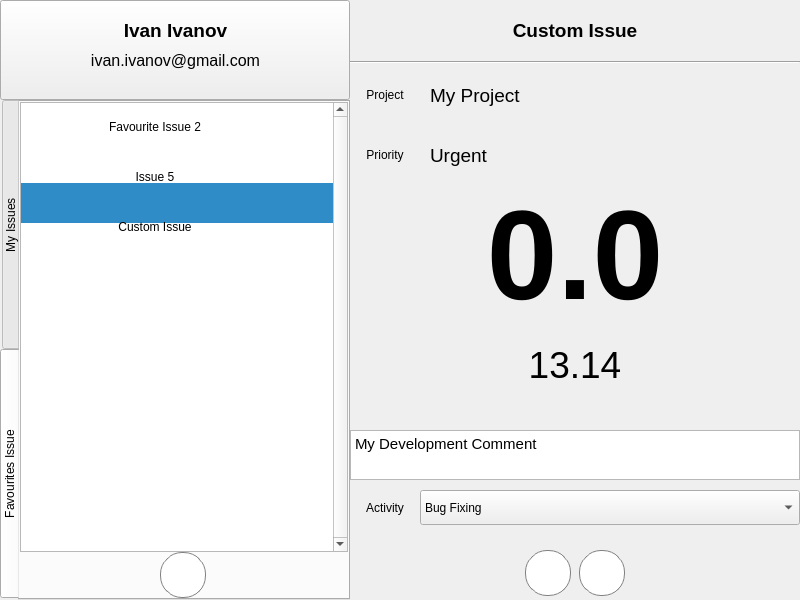
<?xml version="1.0" encoding="UTF-8"?>
<ui version="4.0">
 <class>MainWindow</class>
 <widget class="QMainWindow" name="MainWindow">
  <property name="geometry">
   <rect>
    <x>0</x>
    <y>0</y>
    <width>800</width>
    <height>600</height>
   </rect>
  </property>
  <property name="windowTitle">
   <string>Redmine Tracker</string>
  </property>
  <widget class="QWidget" name="centralwidget">
   <widget class="QPushButton" name="user">
    <property name="geometry">
     <rect>
      <x>0</x>
      <y>0</y>
      <width>350</width>
      <height>100</height>
     </rect>
    </property>
    <property name="text">
     <string/>
    </property>
   </widget>
   <widget class="QLabel" name="user_mail">
    <property name="geometry">
     <rect>
      <x>0</x>
      <y>50</y>
      <width>351</width>
      <height>21</height>
     </rect>
    </property>
    <property name="font">
     <font>
      <pointsize>12</pointsize>
     </font>
    </property>
    <property name="text">
     <string>ivan.ivanov@gmail.com</string>
    </property>
    <property name="alignment">
     <set>Qt::AlignCenter</set>
    </property>
    <property name="wordWrap">
     <bool>true</bool>
    </property>
   </widget>
   <widget class="QLabel" name="user_name">
    <property name="geometry">
     <rect>
      <x>0</x>
      <y>20</y>
      <width>351</width>
      <height>21</height>
     </rect>
    </property>
    <property name="font">
     <font>
      <pointsize>14</pointsize>
      <weight>75</weight>
      <bold>true</bold>
     </font>
    </property>
    <property name="styleSheet">
     <string notr="true">color: black;</string>
    </property>
    <property name="text">
     <string>Ivan Ivanov</string>
    </property>
    <property name="textFormat">
     <enum>Qt::AutoText</enum>
    </property>
    <property name="alignment">
     <set>Qt::AlignCenter</set>
    </property>
    <property name="wordWrap">
     <bool>true</bool>
    </property>
   </widget>
   <widget class="QTabWidget" name="issues_3">
    <property name="geometry">
     <rect>
      <x>0</x>
      <y>100</y>
      <width>350</width>
      <height>500</height>
     </rect>
    </property>
    <property name="styleSheet">
     <string notr="true">QTabBar::tab {
	height: 249px;
	width: 20px;
	color: black;
}</string>
    </property>
    <property name="tabPosition">
     <enum>QTabWidget::West</enum>
    </property>
    <property name="currentIndex">
     <number>1</number>
    </property>
    <property name="elideMode">
     <enum>Qt::ElideNone</enum>
    </property>
    <widget class="QWidget" name="my_issues">
     <attribute name="title">
      <string>My Issues</string>
     </attribute>
     <widget class="QListWidget" name="issues">
      <property name="geometry">
       <rect>
        <x>0</x>
        <y>0</y>
        <width>328</width>
        <height>500</height>
       </rect>
      </property>
      <property name="verticalScrollBarPolicy">
       <enum>Qt::ScrollBarAlwaysOn</enum>
      </property>
      <property name="horizontalScrollBarPolicy">
       <enum>Qt::ScrollBarAlwaysOff</enum>
      </property>
      <property name="dragEnabled">
       <bool>false</bool>
      </property>
      <property name="currentRow">
       <number>-1</number>
      </property>
      <item>
       <property name="text">
        <string/>
       </property>
       <property name="font">
        <font>
         <pointsize>26</pointsize>
        </font>
       </property>
       <property name="flags">
        <set>ItemIsSelectable|ItemIsUserCheckable|ItemIsEnabled</set>
       </property>
      </item>
      <item>
       <property name="text">
        <string/>
       </property>
       <property name="font">
        <font>
         <pointsize>26</pointsize>
        </font>
       </property>
      </item>
      <item>
       <property name="text">
        <string/>
       </property>
       <property name="font">
        <font>
         <pointsize>26</pointsize>
        </font>
       </property>
      </item>
      <item>
       <property name="text">
        <string/>
       </property>
       <property name="font">
        <font>
         <pointsize>26</pointsize>
        </font>
       </property>
      </item>
      <item>
       <property name="text">
        <string/>
       </property>
       <property name="font">
        <font>
         <pointsize>26</pointsize>
        </font>
       </property>
      </item>
     </widget>
     <widget class="QPushButton" name="issue5_button">
      <property name="geometry">
       <rect>
        <x>280</x>
        <y>212</y>
        <width>25</width>
        <height>25</height>
       </rect>
      </property>
      <property name="styleSheet">
       <string notr="true">border: none;</string>
      </property>
      <property name="text">
       <string/>
      </property>
      <property name="icon">
       <iconset resource="resources.qrc">
        <normaloff>:/favourite/not_favourite.png</normaloff>
        <normalon>:/favourite/favourite.png</normalon>:/favourite/not_favourite.png</iconset>
      </property>
      <property name="checkable">
       <bool>true</bool>
      </property>
      <property name="checked">
       <bool>true</bool>
      </property>
     </widget>
     <widget class="QPushButton" name="issue1_button">
      <property name="geometry">
       <rect>
        <x>280</x>
        <y>12</y>
        <width>25</width>
        <height>25</height>
       </rect>
      </property>
      <property name="styleSheet">
       <string notr="true">border: none;</string>
      </property>
      <property name="text">
       <string/>
      </property>
      <property name="icon">
       <iconset resource="resources.qrc">
        <normaloff>:/favourite/not_favourite.png</normaloff>
        <normalon>:/favourite/favourite.png</normalon>:/favourite/not_favourite.png</iconset>
      </property>
      <property name="checkable">
       <bool>true</bool>
      </property>
      <property name="checked">
       <bool>false</bool>
      </property>
     </widget>
     <widget class="QLabel" name="issue5_label">
      <property name="geometry">
       <rect>
        <x>0</x>
        <y>200</y>
        <width>270</width>
        <height>50</height>
       </rect>
      </property>
      <property name="styleSheet">
       <string notr="true">color: black</string>
      </property>
      <property name="text">
       <string>Issue 5</string>
      </property>
      <property name="alignment">
       <set>Qt::AlignCenter</set>
      </property>
      <property name="wordWrap">
       <bool>true</bool>
      </property>
     </widget>
     <widget class="QLabel" name="issue3_label">
      <property name="geometry">
       <rect>
        <x>0</x>
        <y>100</y>
        <width>270</width>
        <height>50</height>
       </rect>
      </property>
      <property name="styleSheet">
       <string notr="true">color: black</string>
      </property>
      <property name="text">
       <string>Issue 3</string>
      </property>
      <property name="alignment">
       <set>Qt::AlignCenter</set>
      </property>
      <property name="wordWrap">
       <bool>true</bool>
      </property>
     </widget>
     <widget class="QPushButton" name="issue2_button">
      <property name="geometry">
       <rect>
        <x>280</x>
        <y>62</y>
        <width>27</width>
        <height>29</height>
       </rect>
      </property>
      <property name="styleSheet">
       <string notr="true">border: none;</string>
      </property>
      <property name="text">
       <string/>
      </property>
      <property name="icon">
       <iconset resource="resources.qrc">
        <normaloff>:/favourite/not_favourite.png</normaloff>
        <normalon>:/favourite/favourite.png</normalon>:/favourite/not_favourite.png</iconset>
      </property>
      <property name="checkable">
       <bool>true</bool>
      </property>
      <property name="checked">
       <bool>true</bool>
      </property>
     </widget>
     <widget class="QLabel" name="issue2_label">
      <property name="geometry">
       <rect>
        <x>0</x>
        <y>50</y>
        <width>270</width>
        <height>50</height>
       </rect>
      </property>
      <property name="styleSheet">
       <string notr="true">color: black</string>
      </property>
      <property name="text">
       <string>Favourite Issue 2</string>
      </property>
      <property name="alignment">
       <set>Qt::AlignCenter</set>
      </property>
      <property name="wordWrap">
       <bool>true</bool>
      </property>
     </widget>
     <widget class="QLabel" name="issue4_label">
      <property name="geometry">
       <rect>
        <x>0</x>
        <y>150</y>
        <width>270</width>
        <height>50</height>
       </rect>
      </property>
      <property name="styleSheet">
       <string notr="true">color: black</string>
      </property>
      <property name="text">
       <string>Issue 4</string>
      </property>
      <property name="alignment">
       <set>Qt::AlignCenter</set>
      </property>
      <property name="wordWrap">
       <bool>true</bool>
      </property>
     </widget>
     <widget class="QPushButton" name="issue4_button">
      <property name="geometry">
       <rect>
        <x>280</x>
        <y>162</y>
        <width>25</width>
        <height>25</height>
       </rect>
      </property>
      <property name="styleSheet">
       <string notr="true">border: none;</string>
      </property>
      <property name="text">
       <string/>
      </property>
      <property name="icon">
       <iconset resource="resources.qrc">
        <normaloff>:/favourite/not_favourite.png</normaloff>
        <normalon>:/favourite/favourite.png</normalon>:/favourite/not_favourite.png</iconset>
      </property>
      <property name="checkable">
       <bool>true</bool>
      </property>
      <property name="checked">
       <bool>false</bool>
      </property>
     </widget>
     <widget class="QLabel" name="issue1_label">
      <property name="geometry">
       <rect>
        <x>0</x>
        <y>0</y>
        <width>270</width>
        <height>50</height>
       </rect>
      </property>
      <property name="styleSheet">
       <string notr="true">color: black</string>
      </property>
      <property name="text">
       <string>Issue 1</string>
      </property>
      <property name="alignment">
       <set>Qt::AlignCenter</set>
      </property>
      <property name="wordWrap">
       <bool>true</bool>
      </property>
     </widget>
     <widget class="QPushButton" name="issue3_button">
      <property name="geometry">
       <rect>
        <x>280</x>
        <y>112</y>
        <width>25</width>
        <height>25</height>
       </rect>
      </property>
      <property name="styleSheet">
       <string notr="true">border: none;</string>
      </property>
      <property name="text">
       <string/>
      </property>
      <property name="icon">
       <iconset resource="resources.qrc">
        <normaloff>:/favourite/not_favourite.png</normaloff>
        <normalon>:/favourite/favourite.png</normalon>:/favourite/not_favourite.png</iconset>
      </property>
      <property name="checkable">
       <bool>true</bool>
      </property>
      <property name="checked">
       <bool>false</bool>
      </property>
     </widget>
    </widget>
    <widget class="QWidget" name="favourite_issues">
     <property name="styleSheet">
      <string notr="true"/>
     </property>
     <attribute name="title">
      <string>Favourites Issue</string>
     </attribute>
     <widget class="QListWidget" name="issues_2">
      <property name="geometry">
       <rect>
        <x>0</x>
        <y>0</y>
        <width>328</width>
        <height>450</height>
       </rect>
      </property>
      <property name="verticalScrollBarPolicy">
       <enum>Qt::ScrollBarAlwaysOn</enum>
      </property>
      <property name="dragEnabled">
       <bool>false</bool>
      </property>
      <property name="currentRow">
       <number>2</number>
      </property>
      <item>
       <property name="text">
        <string/>
       </property>
       <property name="font">
        <font>
         <pointsize>26</pointsize>
        </font>
       </property>
      </item>
      <item>
       <property name="text">
        <string/>
       </property>
       <property name="font">
        <font>
         <pointsize>26</pointsize>
        </font>
       </property>
      </item>
      <item>
       <property name="text">
        <string/>
       </property>
       <property name="font">
        <font>
         <pointsize>26</pointsize>
        </font>
       </property>
      </item>
     </widget>
     <widget class="QPushButton" name="issue2_button_2">
      <property name="geometry">
       <rect>
        <x>280</x>
        <y>12</y>
        <width>27</width>
        <height>29</height>
       </rect>
      </property>
      <property name="styleSheet">
       <string notr="true">border: none;</string>
      </property>
      <property name="text">
       <string/>
      </property>
      <property name="icon">
       <iconset resource="resources.qrc">
        <normaloff>:/favourite/favourite.png</normaloff>:/favourite/favourite.png</iconset>
      </property>
      <property name="checkable">
       <bool>true</bool>
      </property>
      <property name="checked">
       <bool>true</bool>
      </property>
     </widget>
     <widget class="QPushButton" name="issue5_button_2">
      <property name="geometry">
       <rect>
        <x>280</x>
        <y>62</y>
        <width>25</width>
        <height>25</height>
       </rect>
      </property>
      <property name="styleSheet">
       <string notr="true">border: none;</string>
      </property>
      <property name="text">
       <string/>
      </property>
      <property name="icon">
       <iconset resource="resources.qrc">
        <normaloff>:/favourite/favourite.png</normaloff>:/favourite/favourite.png</iconset>
      </property>
      <property name="checkable">
       <bool>true</bool>
      </property>
      <property name="checked">
       <bool>true</bool>
      </property>
     </widget>
     <widget class="QLabel" name="issue2_label_2">
      <property name="geometry">
       <rect>
        <x>0</x>
        <y>0</y>
        <width>270</width>
        <height>50</height>
       </rect>
      </property>
      <property name="styleSheet">
       <string notr="true">color: black</string>
      </property>
      <property name="text">
       <string>Favourite Issue 2</string>
      </property>
      <property name="alignment">
       <set>Qt::AlignCenter</set>
      </property>
      <property name="wordWrap">
       <bool>true</bool>
      </property>
     </widget>
     <widget class="QLabel" name="issue5_label_2">
      <property name="geometry">
       <rect>
        <x>0</x>
        <y>50</y>
        <width>270</width>
        <height>50</height>
       </rect>
      </property>
      <property name="styleSheet">
       <string notr="true">color: black</string>
      </property>
      <property name="text">
       <string>Issue 5</string>
      </property>
      <property name="alignment">
       <set>Qt::AlignCenter</set>
      </property>
      <property name="wordWrap">
       <bool>true</bool>
      </property>
     </widget>
     <widget class="QPushButton" name="add_issue">
      <property name="geometry">
       <rect>
        <x>140</x>
        <y>450</y>
        <width>46</width>
        <height>46</height>
       </rect>
      </property>
      <property name="styleSheet">
       <string notr="true">background-color: white;
border-style: solid;
border-width: 1px;
border-radius: 22px;
border-color: gray;
max-width: 44px;
max-height: 44px;
min-width: 44px;
min-height: 44px;</string>
      </property>
      <property name="text">
       <string/>
      </property>
      <property name="icon">
       <iconset resource="resources.qrc">
        <normaloff>:/content/add.png</normaloff>:/content/add.png</iconset>
      </property>
      <property name="iconSize">
       <size>
        <width>24</width>
        <height>24</height>
       </size>
      </property>
      <property name="autoRepeatInterval">
       <number>100</number>
      </property>
      <property name="default">
       <bool>false</bool>
      </property>
      <property name="flat">
       <bool>false</bool>
      </property>
     </widget>
     <widget class="QLabel" name="issue5_label_3">
      <property name="geometry">
       <rect>
        <x>0</x>
        <y>100</y>
        <width>270</width>
        <height>50</height>
       </rect>
      </property>
      <property name="styleSheet">
       <string notr="true">color: black</string>
      </property>
      <property name="text">
       <string>Custom Issue</string>
      </property>
      <property name="alignment">
       <set>Qt::AlignCenter</set>
      </property>
      <property name="wordWrap">
       <bool>true</bool>
      </property>
     </widget>
     <widget class="QPushButton" name="issue5_button_3">
      <property name="geometry">
       <rect>
        <x>280</x>
        <y>112</y>
        <width>25</width>
        <height>25</height>
       </rect>
      </property>
      <property name="styleSheet">
       <string notr="true">border: none;</string>
      </property>
      <property name="text">
       <string/>
      </property>
      <property name="icon">
       <iconset resource="resources.qrc">
        <normaloff>:/favourite/favourite.png</normaloff>:/favourite/favourite.png</iconset>
      </property>
      <property name="checkable">
       <bool>true</bool>
      </property>
      <property name="checked">
       <bool>true</bool>
      </property>
     </widget>
    </widget>
   </widget>
   <widget class="QLabel" name="header_title">
    <property name="geometry">
     <rect>
      <x>400</x>
      <y>0</y>
      <width>350</width>
      <height>60</height>
     </rect>
    </property>
    <property name="font">
     <font>
      <pointsize>14</pointsize>
      <weight>75</weight>
      <bold>true</bold>
     </font>
    </property>
    <property name="cursor">
     <cursorShape>OpenHandCursor</cursorShape>
    </property>
    <property name="styleSheet">
     <string notr="true">color: black;</string>
    </property>
    <property name="text">
     <string>Custom Issue</string>
    </property>
    <property name="alignment">
     <set>Qt::AlignCenter</set>
    </property>
    <property name="wordWrap">
     <bool>true</bool>
    </property>
   </widget>
   <widget class="Line" name="header_border">
    <property name="geometry">
     <rect>
      <x>350</x>
      <y>60</y>
      <width>450</width>
      <height>5</height>
     </rect>
    </property>
    <property name="orientation">
     <enum>Qt::Horizontal</enum>
    </property>
   </widget>
   <widget class="QLabel" name="project">
    <property name="geometry">
     <rect>
      <x>430</x>
      <y>70</y>
      <width>370</width>
      <height>50</height>
     </rect>
    </property>
    <property name="font">
     <font>
      <pointsize>14</pointsize>
      <weight>50</weight>
      <bold>false</bold>
     </font>
    </property>
    <property name="cursor">
     <cursorShape>OpenHandCursor</cursorShape>
    </property>
    <property name="styleSheet">
     <string notr="true">color: black;</string>
    </property>
    <property name="text">
     <string>My Project</string>
    </property>
    <property name="alignment">
     <set>Qt::AlignLeading|Qt::AlignLeft|Qt::AlignVCenter</set>
    </property>
    <property name="wordWrap">
     <bool>true</bool>
    </property>
   </widget>
   <widget class="QLabel" name="time_from_start">
    <property name="geometry">
     <rect>
      <x>350</x>
      <y>180</y>
      <width>450</width>
      <height>150</height>
     </rect>
    </property>
    <property name="font">
     <font>
      <family>Ubuntu</family>
      <pointsize>95</pointsize>
      <weight>75</weight>
      <bold>true</bold>
     </font>
    </property>
    <property name="styleSheet">
     <string notr="true"/>
    </property>
    <property name="text">
     <string>0.0</string>
    </property>
    <property name="textFormat">
     <enum>Qt::AutoText</enum>
    </property>
    <property name="alignment">
     <set>Qt::AlignCenter</set>
    </property>
   </widget>
   <widget class="QLabel" name="spent_on">
    <property name="geometry">
     <rect>
      <x>350</x>
      <y>330</y>
      <width>450</width>
      <height>70</height>
     </rect>
    </property>
    <property name="font">
     <font>
      <family>Ubuntu</family>
      <pointsize>28</pointsize>
      <weight>50</weight>
      <italic>false</italic>
      <bold>false</bold>
     </font>
    </property>
    <property name="styleSheet">
     <string notr="true"/>
    </property>
    <property name="text">
     <string>13.14</string>
    </property>
    <property name="textFormat">
     <enum>Qt::AutoText</enum>
    </property>
    <property name="alignment">
     <set>Qt::AlignCenter</set>
    </property>
   </widget>
   <widget class="QLabel" name="priority">
    <property name="geometry">
     <rect>
      <x>430</x>
      <y>130</y>
      <width>370</width>
      <height>50</height>
     </rect>
    </property>
    <property name="font">
     <font>
      <pointsize>14</pointsize>
      <weight>50</weight>
      <bold>false</bold>
     </font>
    </property>
    <property name="styleSheet">
     <string notr="true">color: black;</string>
    </property>
    <property name="text">
     <string>Urgent</string>
    </property>
    <property name="alignment">
     <set>Qt::AlignLeading|Qt::AlignLeft|Qt::AlignVCenter</set>
    </property>
   </widget>
   <widget class="QComboBox" name="activity">
    <property name="enabled">
     <bool>true</bool>
    </property>
    <property name="geometry">
     <rect>
      <x>420</x>
      <y>490</y>
      <width>380</width>
      <height>35</height>
     </rect>
    </property>
    <item>
     <property name="text">
      <string>Bug Fixing</string>
     </property>
    </item>
    <item>
     <property name="text">
      <string>Code Review</string>
     </property>
    </item>
    <item>
     <property name="text">
      <string>Communications</string>
     </property>
    </item>
    <item>
     <property name="text">
      <string>Design (UX/UI)</string>
     </property>
    </item>
    <item>
     <property name="text">
      <string>Development</string>
     </property>
    </item>
    <item>
     <property name="text">
      <string>DevOps</string>
     </property>
    </item>
    <item>
     <property name="text">
      <string>Other</string>
     </property>
    </item>
   </widget>
   <widget class="QTextEdit" name="comment">
    <property name="enabled">
     <bool>true</bool>
    </property>
    <property name="geometry">
     <rect>
      <x>350</x>
      <y>430</y>
      <width>450</width>
      <height>50</height>
     </rect>
    </property>
    <property name="html">
     <string>&lt;!DOCTYPE HTML PUBLIC &quot;-//W3C//DTD HTML 4.0//EN&quot; &quot;http://www.w3.org/TR/REC-html40/strict.dtd&quot;&gt;
&lt;html&gt;&lt;head&gt;&lt;meta name=&quot;qrichtext&quot; content=&quot;1&quot; /&gt;&lt;style type=&quot;text/css&quot;&gt;
p, li { white-space: pre-wrap; }
&lt;/style&gt;&lt;/head&gt;&lt;body style=&quot; font-family:'Cantarell'; font-size:11pt; font-weight:400; font-style:normal;&quot;&gt;
&lt;p style=&quot; margin-top:0px; margin-bottom:0px; margin-left:0px; margin-right:0px; -qt-block-indent:0; text-indent:0px;&quot;&gt;My Development Comment&lt;/p&gt;&lt;/body&gt;&lt;/html&gt;</string>
    </property>
   </widget>
   <widget class="QLabel" name="activity_label">
    <property name="geometry">
     <rect>
      <x>350</x>
      <y>490</y>
      <width>70</width>
      <height>35</height>
     </rect>
    </property>
    <property name="styleSheet">
     <string notr="true">color: black;</string>
    </property>
    <property name="text">
     <string>Activity</string>
    </property>
    <property name="alignment">
     <set>Qt::AlignCenter</set>
    </property>
   </widget>
   <widget class="QPushButton" name="play_pause">
    <property name="geometry">
     <rect>
      <x>525</x>
      <y>550</y>
      <width>46</width>
      <height>46</height>
     </rect>
    </property>
    <property name="styleSheet">
     <string notr="true">background-color: white;
border-style: solid;
border-width: 1px;
border-radius: 22px;
border-color: gray;
max-width: 44px;
max-height: 44px;
min-width: 44px;
min-height: 44px;</string>
    </property>
    <property name="text">
     <string/>
    </property>
    <property name="icon">
     <iconset resource="resources.qrc">
      <normaloff>:/timer_control/play.png</normaloff>
      <normalon>:/timer_control/pause.png</normalon>:/timer_control/play.png</iconset>
    </property>
    <property name="iconSize">
     <size>
      <width>24</width>
      <height>24</height>
     </size>
    </property>
    <property name="checkable">
     <bool>true</bool>
    </property>
    <property name="checked">
     <bool>false</bool>
    </property>
    <property name="autoRepeatInterval">
     <number>100</number>
    </property>
    <property name="default">
     <bool>false</bool>
    </property>
    <property name="flat">
     <bool>false</bool>
    </property>
   </widget>
   <widget class="QPushButton" name="stop">
    <property name="geometry">
     <rect>
      <x>579</x>
      <y>550</y>
      <width>46</width>
      <height>46</height>
     </rect>
    </property>
    <property name="styleSheet">
     <string notr="true">background-color: white;
border-style: solid;
border-width: 1px;
border-radius: 22px;
border-color: gray;
max-width: 44px;
max-height: 44px;
min-width: 44px;
min-height: 44px;</string>
    </property>
    <property name="text">
     <string/>
    </property>
    <property name="icon">
     <iconset resource="resources.qrc">
      <normaloff>:/timer_control/stop.png</normaloff>:/timer_control/stop.png</iconset>
    </property>
    <property name="iconSize">
     <size>
      <width>24</width>
      <height>24</height>
     </size>
    </property>
    <property name="autoRepeatInterval">
     <number>100</number>
    </property>
    <property name="default">
     <bool>false</bool>
    </property>
    <property name="flat">
     <bool>false</bool>
    </property>
   </widget>
   <widget class="QLabel" name="priority_label">
    <property name="geometry">
     <rect>
      <x>350</x>
      <y>130</y>
      <width>70</width>
      <height>50</height>
     </rect>
    </property>
    <property name="styleSheet">
     <string notr="true">color: black;</string>
    </property>
    <property name="text">
     <string>Priority</string>
    </property>
    <property name="alignment">
     <set>Qt::AlignCenter</set>
    </property>
   </widget>
   <widget class="QLabel" name="project_label">
    <property name="geometry">
     <rect>
      <x>350</x>
      <y>70</y>
      <width>70</width>
      <height>50</height>
     </rect>
    </property>
    <property name="styleSheet">
     <string notr="true">color: black;</string>
    </property>
    <property name="text">
     <string>Project</string>
    </property>
    <property name="alignment">
     <set>Qt::AlignCenter</set>
    </property>
   </widget>
   <widget class="QPushButton" name="issue_star_button">
    <property name="enabled">
     <bool>false</bool>
    </property>
    <property name="geometry">
     <rect>
      <x>350</x>
      <y>0</y>
      <width>50</width>
      <height>60</height>
     </rect>
    </property>
    <property name="styleSheet">
     <string notr="true">border: none;</string>
    </property>
    <property name="text">
     <string/>
    </property>
    <property name="icon">
     <iconset resource="resources.qrc">
      <normaloff>:/favourite/not_favourite.png</normaloff>
      <normalon>:/favourite/favourite.png</normalon>:/favourite/not_favourite.png</iconset>
    </property>
    <property name="checkable">
     <bool>true</bool>
    </property>
    <property name="checked">
     <bool>true</bool>
    </property>
   </widget>
  </widget>
 </widget>
 <resources>
  <include location="resources.qrc"/>
 </resources>
 <connections/>
</ui>
